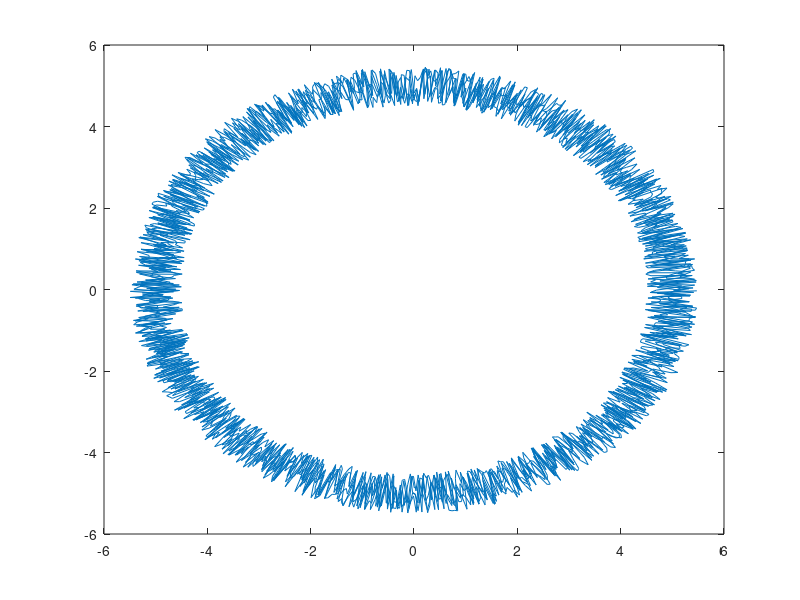
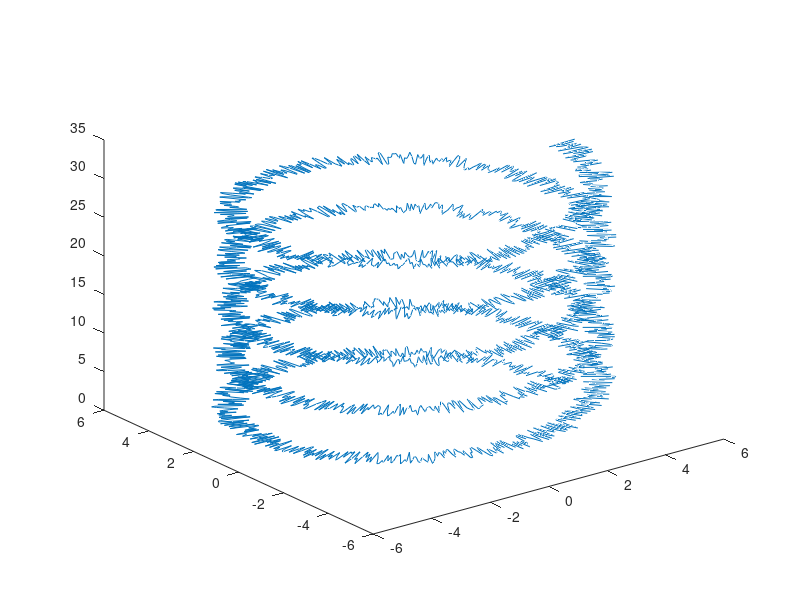

The MATLAB script that drew these images, in order:
T=0:1/100:10*pi; 
R=5.5-rand(1,3142);%R=5.5-rand(1,size(T,2));
X=R.*cos(T); Y=R.*sin(T); 
figure; plot(X,Y);
figure; plot3(X,Y,T);
